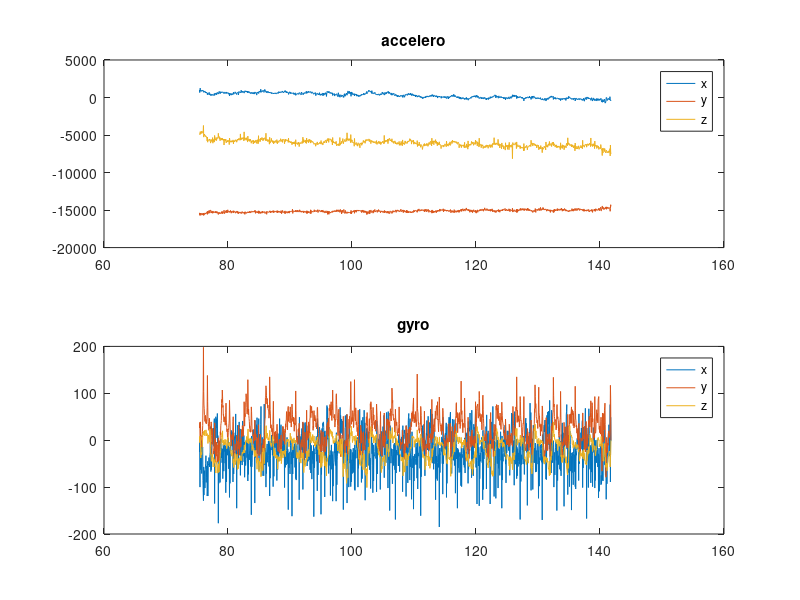

Write the MATLAB code that produced this figure.
clear all;
M = csvread('heart.csv');

subplot(2,1,1);plot(M(:,1),M(:,2:4));title('accelero'); legend( 'x', 'y', 'z');
subplot(2,1,2);plot(M(:,1),M(:,5:7)); title('gyro'); legend('x', 'y', 'z');
